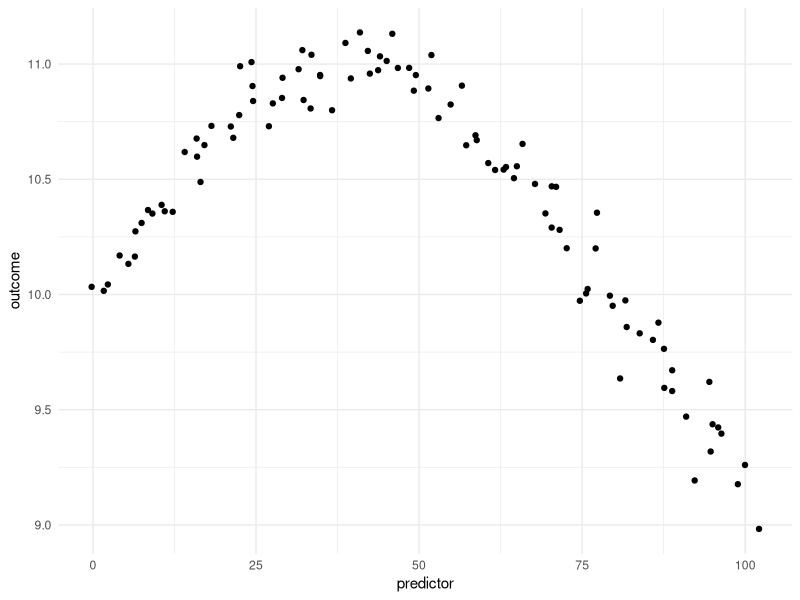
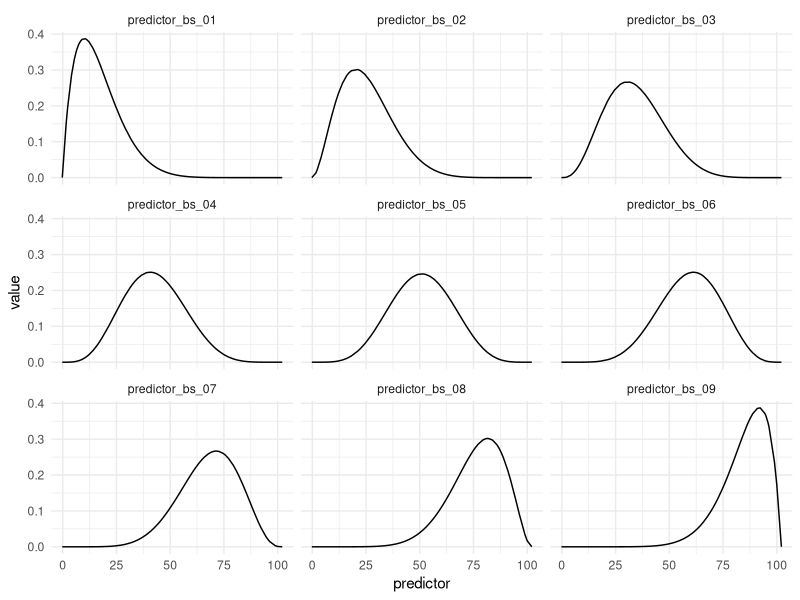
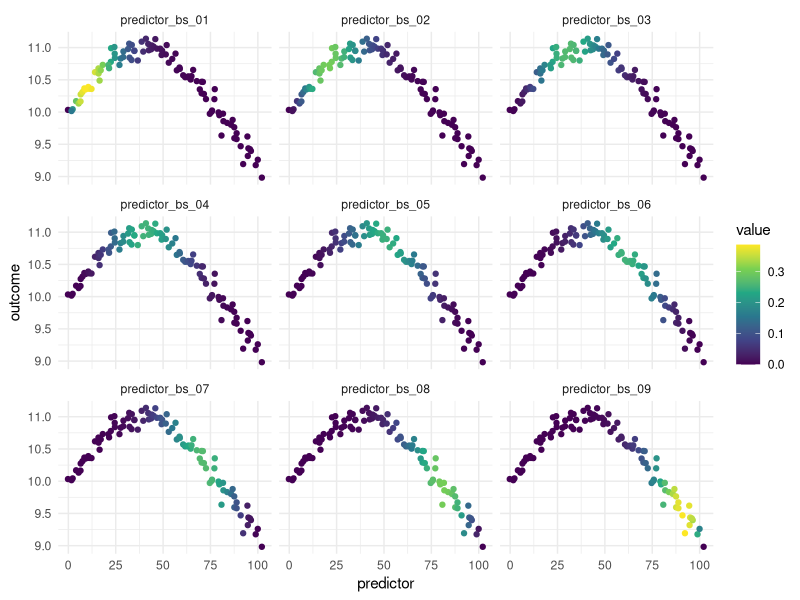
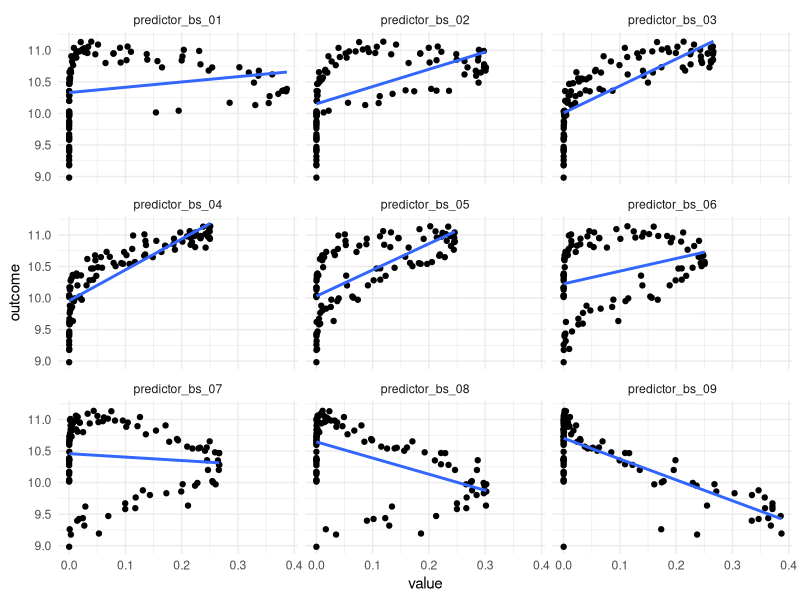

Here is the R script that generated these plots, in order:
## ---- chunk 1
#| echo: false
set.seed(1234)
data <- tibble::tibble(
  predictor = rnorm(100) + 1:100
) |>
  dplyr::mutate(outcome = sin(predictor/25) + rnorm(100, sd = 0.1) + 10)
## ---- chunk 2
#| label: fig-splines-predictor-outcome
#| echo: false
#| message: false
#| fig-cap: |
#|   Non-linear relationship between predictor and outcome.
#| fig-alt: |
#|   Scatter chart. Predictor along the x-axis and outcome along the y-axis.
#|   The data has some wiggliness to it, but it follows a curve. You would not 
#|   be able to fit a straight line to this data.
library(ggplot2)

data |>
  ggplot(aes(predictor, outcome)) +
  geom_point() +
  theme_minimal()
## ---- chunk 3
#| echo: false
library(recipes)

data_splines <- recipe(outcome ~ predictor, data = data) |>
  step_bs(predictor, keep_original_cols = TRUE, degree = 10) |>
  prep() |>
  bake(new_data = data) |>
  select(-predictor_bs_10)
## ---- chunk 4
#| label: fig-splines-spline-curves
#| echo: false
#| message: false
#| fig-cap: |
#|   Each part of the spline detects a part of the data set.
#| fig-alt: |
#|   Facetted line chart. Predictor along the x-axis, value along the y-axis.
#|   Each of the curves start at 0, goes to smoothly, and then down to zero.
#|   The highpoint for each curve goes further to the right for each curve 
#|   shown.
data_splines |>
  select(-outcome) |>
  tidyr::pivot_longer(cols = -predictor) |>
  ggplot(aes(predictor, value)) +
  geom_line() +
  facet_wrap(~name) +
  theme_minimal()
## ---- chunk 5
#| label: fig-splines-spline-highlight
#| echo: false
#| message: false
#| fig-cap: |
#|   Each part of the spline detects a part of the data set.
#| fig-alt: |
#|   Facetted scatter chart. Predictor along the x-axis, outcome along the 
#|   y-axis. Each of the facets shows the same non-linear relationship between
#|   predictor and outcome. Color is used to show how each spline term 
#|   highlights a different part of the predictor. The highlight goes further 
#|   to the right for each facet.
data_splines |>
  tidyr::pivot_longer(cols = -c(outcome, predictor)) |>
  ggplot(aes(predictor, outcome, color = value)) +
  geom_point() +
  facet_wrap(~name) +
  scale_color_viridis_c() +
  theme_minimal()
## ---- chunk 6
#| label: fig-splines-spline-outcome
#| echo: false
#| message: false
#| fig-cap: |
#|   Some spline terms have better relationship to the outcome than others.
#| fig-alt: |
#|   Facetted scatter chart. Spline value along the x-axis, outcome along the 
#|   y-axis. Each facet shows the relationship between one of the spline terms
#|   and the outcome. Some of them are non-linear, and a couple of them are 
#|   fairly linear. A fitted line is overlaid in blue.
data_splines |>
  tidyr::pivot_longer(cols = -c(outcome, predictor)) |>
  ggplot(aes(value, outcome)) +
  geom_point() +
  geom_smooth(method = "lm", formula = "y ~ x", se = FALSE) +
  facet_wrap(~name) +
  scale_color_viridis_c() +
  theme_minimal()
